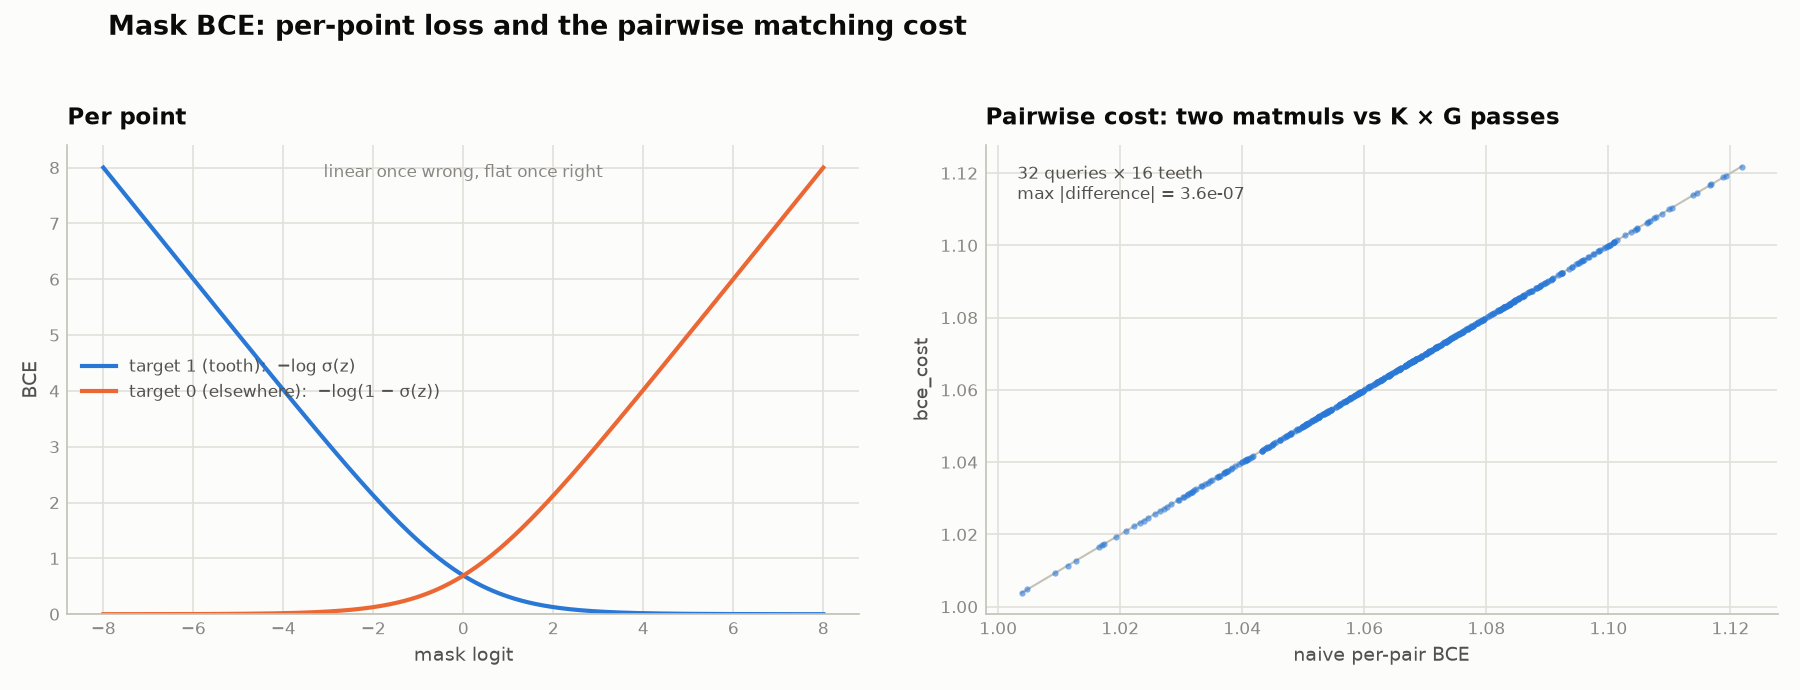

Write Python code to recreate this figure.
"""Binary cross-entropy for predicted instance masks (port of `inst_head._bce`).

Run `python algorithm/loss/common/mask_bce_loss.py` to check it and save
`mask_bce_loss.png` next to this file.
"""
from __future__ import annotations

import argparse
import sys
from pathlib import Path

import torch
import torch.nn as nn
import torch.nn.functional as F


# ----------------------------------------------------------------- loss
def bce_cost(mask_logit: torch.Tensor, target: torch.Tensor) -> torch.Tensor:
    """Mean BCE of every [K,n] mask logit row against every [G,n] target row -> [K,G].

    Per point, BCE is -log p where the target is 1 and -log(1 - p) where it is
    0.  Both terms are computed once per point, so all K x G pairs take two
    matmuls instead of K * G full passes.
    """
    n = mask_logit.shape[1]
    pos = F.binary_cross_entropy_with_logits(mask_logit, torch.ones_like(mask_logit), reduction="none")
    neg = F.binary_cross_entropy_with_logits(mask_logit, torch.zeros_like(mask_logit), reduction="none")
    return (pos @ target.t() + neg @ (1 - target).t()) / n


def mask_bce_loss(mask_logit: torch.Tensor, target: torch.Tensor) -> torch.Tensor:
    """Mean BCE over matched rows: mask_logit [K,n] against target [K,n]."""
    if mask_logit.shape[0] == 0:
        return mask_logit.sum() * 0
    return F.binary_cross_entropy_with_logits(mask_logit, target)


class MaskBCELoss(nn.Module):
    def forward(self, mask_logit: torch.Tensor, target: torch.Tensor) -> torch.Tensor:
        return mask_bce_loss(mask_logit, target)


# ----------------------------------------------------------------- checks
def _naive_cost(logit: torch.Tensor, target: torch.Tensor) -> torch.Tensor:
    return torch.stack([F.binary_cross_entropy_with_logits(logit[i], target[j])
                        for i in range(logit.shape[0]) for j in range(target.shape[0])]
                       ).view(logit.shape[0], target.shape[0])


def self_check() -> None:
    torch.manual_seed(0)
    logit, target = torch.randn(6, 500) * 3, (torch.rand(5, 500) > 0.7).float()
    err = (bce_cost(logit, target) - _naive_cost(logit, target)).abs().max()
    print(f"pairwise      max|cost - naive| = {err:.2e}")
    assert err < 1e-5
    diag = bce_cost(logit[:5], target).diagonal().mean()
    print(f"matched       loss = {mask_bce_loss(logit[:5], target):.6f}  pairwise diagonal = {diag:.6f}")
    assert torch.allclose(mask_bce_loss(logit[:5], target), diag, atol=1e-6)
    print("self-check ok")


# ----------------------------------------------------------------- plot
def plot_mask_bce_loss(save_path: str | None = None, show: bool = False) -> None:
    import matplotlib.pyplot as plt

    from algorithm.loss.common.plot_style import (AXIS, BLUE, INK, INK2, MUTED, ORANGE, SURFACE,
                                                  legend, save, style)

    fig, axes = plt.subplots(1, 2, figsize=(12, 4.6), facecolor=SURFACE)
    fig.suptitle("Mask BCE: per-point loss and the pairwise matching cost",
                 x=0.06, ha="left", color=INK, fontsize=13, fontweight="bold")

    ax = axes[0]
    style(ax, "Per point", "mask logit", "BCE")
    z = torch.linspace(-8, 8, 401)
    ax.plot(z, F.binary_cross_entropy_with_logits(z, torch.ones_like(z), reduction="none"),
            color=BLUE, lw=2, label="target 1 (tooth):  −log σ(z)")
    ax.plot(z, F.binary_cross_entropy_with_logits(z, torch.zeros_like(z), reduction="none"),
            color=ORANGE, lw=2, label="target 0 (elsewhere):  −log(1 − σ(z))")
    ax.text(0.5, 0.96, "linear once wrong, flat once right", transform=ax.transAxes,
            ha="center", va="top", color=MUTED, fontsize=8)
    ax.set_ylim(bottom=0)
    legend(ax, loc="center left")

    ax = axes[1]
    style(ax, "Pairwise cost: two matmuls vs K × G passes", "naive per-pair BCE", "bce_cost")
    torch.manual_seed(0)
    logit = torch.randn(32, 3000) * 2
    target = (torch.rand(16, 3000) < torch.rand(16, 1) * 0.3).float()
    fast, slow = bce_cost(logit, target).flatten(), _naive_cost(logit, target).flatten()
    lo, hi = float(slow.min()), float(slow.max())
    ax.plot([lo, hi], [lo, hi], color=AXIS, lw=1)
    ax.plot(slow, fast, "o", ms=3, mfc=BLUE, mec="none", alpha=0.6)
    ax.text(0.04, 0.96, f"32 queries × 16 teeth\nmax |difference| = {(fast - slow).abs().max():.1e}",
            transform=ax.transAxes, ha="left", va="top", color=INK2, fontsize=8)
    save(fig, save_path, show)


if __name__ == "__main__":
    sys.path.insert(0, str(Path(__file__).resolve().parents[3]))     # segmentation3d/
    ap = argparse.ArgumentParser()
    ap.add_argument("--out", default=str(Path(__file__).with_suffix(".png")))
    ap.add_argument("--show", action="store_true")
    a = ap.parse_args()
    self_check()
    plot_mask_bce_loss(a.out, a.show)
